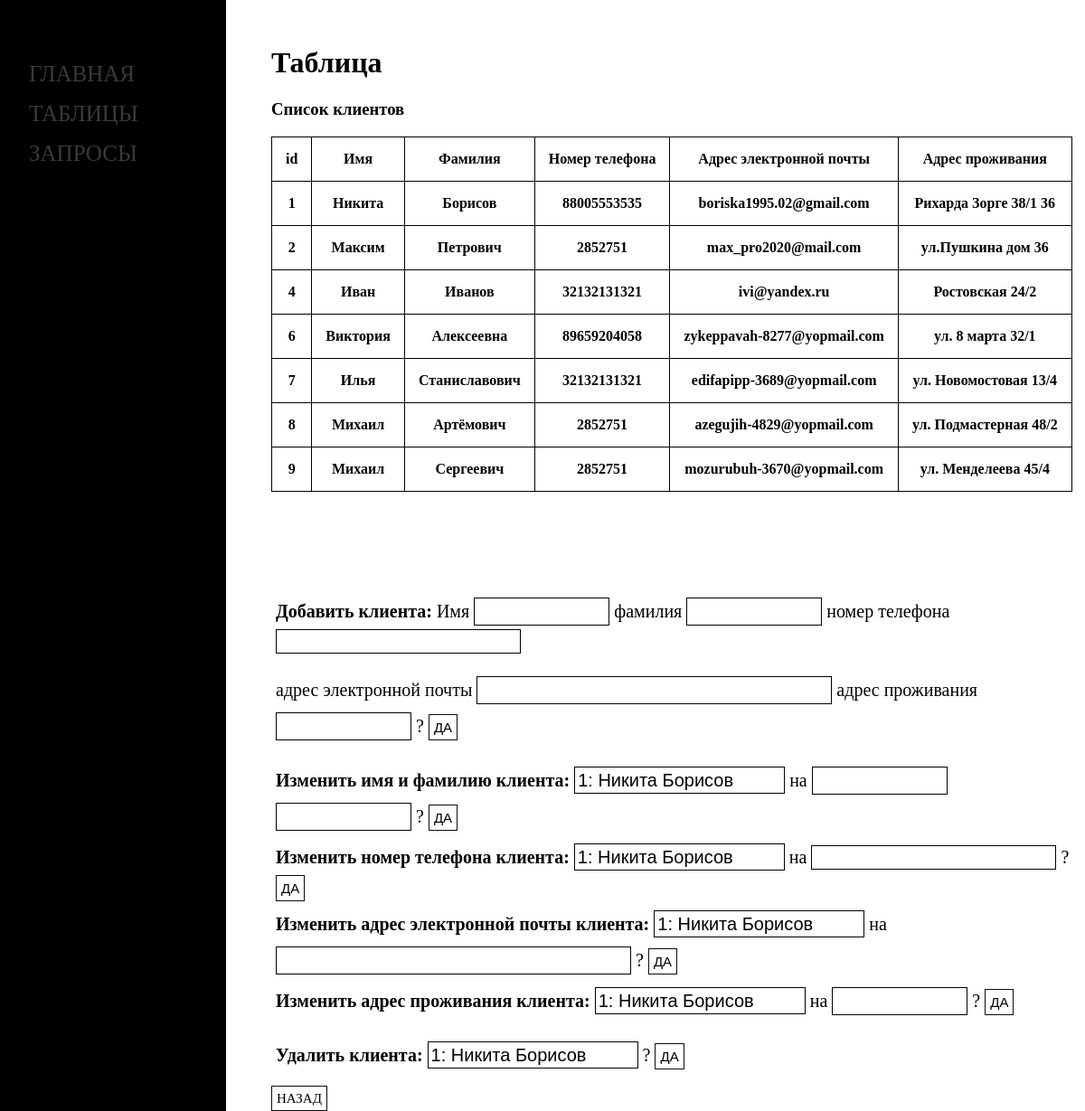
Screenshot of /php/client_table.php with the database file from the repository.
### tables this page shows
CREATE TABLE IF NOT EXISTS client (
    id INT AUTO_INCREMENT PRIMARY KEY,
    fname VARCHAR(30) NOT NULL,
    sname VARCHAR(30) NOT NULL,
    phone_number VARCHAR(15) NOT NULL,
    email VARCHAR(80) NOT NULL,
    c_address VARCHAR(80) NOT NULL
);

### php/client_table.php (the view, shortened to what this page needs)
<?
$buffer = ob_get_contents();
$title = "Список клиентов";
$buffer = preg_replace('/(<title>)(.*?)(<\/title>)/i', '$1' . $title . '$3', $buffer);
echo $buffer;
?>
    <h1>Таблица</h1>
    <h3>Список клиентов</h3>
    <table>
        <tr>
            <th>id</th>
            <th>Имя</th>
            <th>Фамилия</th>
            <th>Номер телефона</th>
            <th>Адрес электронной почты</th>
            <th>Адрес проживания</th>
        </tr>
        <?
        $db = Utils::getPDO();
        foreach ($db->query("SELECT id, fname, sname, phone_number, email, c_address FROM client;") as $row) {
            echo "<tr>
            <th>{$row['id']}</th>
            <th>{$row['fname']}</th>
            <th>{$row['sname']}</th>
            <th>{$row['phone_number']}</th>
            <th>{$row['email']}</th>
            <th>{$row['c_address']}</th>
            </tr>";
        }
        ?>
    </table>
    <div class="operations">
        <form action="handler.php" class="operation" method="post">
            <span>
                <p><b>Добавить клиента: </b>
            Имя
                <input type="text" name="client_fname" required>
            фамилия
                <input type="text" name="client_sname" required>
            номер телефона
                <input type="tel" pattern="^(+7|7|8)?[\s-]?(?[489][0-9]{2})?[\s-]?[0-9]{3}[\s-]?[0-9]{2}[\s-]?[0-9]{2}$" name="client_phone_number" required>
            <p>адрес электронной почты
                <input type="email" name="client_email" pattern="^[a-zA-Z0-9.!#$%&’*+/=?^_`{|}~-]+@[a-zA-Z0-9-]+(?:.[a-zA-Z0-9-]+)*$" size="30" required>
            адрес проживания
                <input type="text" name="client_address" required>
            ?
            <input type="submit" value="Да"></p>
        </span>
        </form>
        <form action="handler.php" class="operation" method="post">
            <span>
                <b>Изменить имя и фамилию клиента:</b>
                    <select name="id_client_selector" required>
                    <?
                    $db = Utils::getPDO();
                    foreach ($db->query("SELECT id, fname, sname FROM client;") as $row) {
                        echo "<option value='{$row['id']}'>{$row['id']}: {$row['fname']} {$row['sname']}</option>";
                    }
                    ?>
                    </select>
                на
                    <input type="text" name="new_client_fname" required>
                    <input type="text" name="new_client_fname" required>
                ?
                    <input type="submit" value="Да">
            </span>
        </form>
        <form action="handler.php" class="operation" method="post">
            <span>
                <b>Изменить номер телефона клиента:</b>
                    <select name="id_client_selector" required>
                    <?
                    $db = Utils::getPDO();
                    foreach ($db->query("SELECT id, fname, sname FROM client;") as $row) {
                        echo "<option value='{$row['id']}'>{$row['id']}: {$row['fname']} {$row['sname']}</option>";
                    }
                    ?>
                    </select>
                на
                    <input type="tel" pattern="^(+7|7|8)?[\s-]?(?[489][0-9]{2})?[\s-]?[0-9]{3}[\s-]?[0-9]{2}[\s-]?[0-9]{2}$" name="new_client_phone_number" required>
                ?
                    <input type="submit" value="Да">
            </span>
        </form>
        <form action="handler.php" class="operation" method="post">
            <span>
                <b>Изменить адрес электронной почты клиента:</b>
                    <select name="id_client_selector" required>
                    <?
                    $db = Utils::getPDO();
                    foreach ($db->query("SELECT id, fname, sname FROM client;") as $row) {
                        echo "<option value='{$row['id']}'>{$row['id']}: {$row['fname']} {$row['sname']}</option>";
                    }
                    ?>
                    </select>
                на
                    <input type="email" name="client_email" pattern="^[a-zA-Z0-9.!#$%&’*+/=?^_`{|}~-]+@[a-zA-Z0-9-]+(?:.[a-zA-Z0-9-]+)*$" size="30" required>
                ?
                    <input type="submit" value="Да">
            </span>
        </form>
        <form action="handler.php" class="operation" method="post">
            <span>
                <b>Изменить адрес проживания клиента:</b>
                    <select name="id_client_selector" required>
                    <?
                    $db = Utils::getPDO();
                    foreach ($db->query("SELECT id, fname, sname FROM client;") as $row) {
                        echo "<option value='{$row['id']}'>{$row['id']}: {$row['fname']} {$row['sname']}</option>";
                    }
                    ?>
                    </select>
                на
                    <input type="text" name="new_client_adress" required>
                ?
                    <input type="submit" value="Да">
            </span>
        </form>
        <form action="handler.php" class="operation" method="post">
            <span>
                <p><b>Удалить клиента:</b>
            <select name="id_client_selector" required>
                <?
                $db = Utils::getPDO();
                foreach ($db->query("SELECT id, fname, sname FROM client;") as $row) {
                    echo "<option value='{$row['id']}'>{$row['id']}: {$row['fname']} {$row['sname']}</option>";
                }
                ?>
            </select>
             ?
                    <input type="submit" value="Да"></p>
            </span>
        </form>
    </div>
    <a href="tables_index.php" class="back_button"> Назад</a>

### php/css/style.css (style rules this page uses)
table, th, td { border: 1px solid black; border-collapse: collapse; }
th { padding: 15px; }
table { margin-bottom: 7rem; }
.sidenav { height: 100%; width: 250px; position: fixed; z-index: 1; top: 0; left: 0; background-color: #000000; display: block; padding-top: 60px; }
.sidenav a { padding: 8px 8px 8px 32px; text-decoration: none; font-size: 25px; color: #3b3939; display: block; transition: 0.3s; text-transform: uppercase; }
.content { padding-left: 300px; padding-top: 30px; background-color: #ffffff; height: 100%; }
.operations { font-size: 20px; }
.operations > form { margin: 5px; }
.operations span { line-height: 2; }
.operation { margin: 20px 0; }
.operation input, select, input[type ="number"] { -webkit-appearance: none; border: 1px solid black; font-size: inherit; }
.operation input[type='text'], input[type='email'], input[type='password'], input[type='date'], input[type='number'], textarea, select { padding: 3px; color: inherit; background-color: #ffffff; }
input[type="text"] { width: 150px; }
.back_button, input[type="submit"] { padding: 5px; text-decoration: none; color: inherit; font-size: 15px; text-transform: uppercase; border: 1px solid rgb(11, 11, 12); background-color: inherit; }
body { margin: 0; padding: 0; }
input[type="tel"] { background-color: #ffffff; }

### rows the page displays
client: id "1", fname "Никита", sname "Борисов", phone_number "88005553535", email "boriska1995.02@gmail.com", c_address "Рихарда Зорге 38/1 36"
client: id "2", fname "Максим", sname "Петрович", phone_number "2852751", email "max_pro2020@mail.com", c_address "ул.Пушкина дом 36"
client: id "4", fname "Иван", sname "Иванов", phone_number "32132131321", email "ivi@yandex.ru", c_address "Ростовская 24/2"
client: id "6", fname "Виктория", sname "Алексеевна", phone_number "89659204058", email "zykeppavah-8277@yopmail.com", c_address "ул. 8 марта 32/1"
client: id "7", fname "Илья", sname "Станиславович", phone_number "32132131321", email "edifapipp-3689@yopmail.com", c_address "ул. Новомостовая 13/4"
client: id "8", fname "Михаил", sname "Артёмович", phone_number "2852751", email "azegujih-4829@yopmail.com", c_address "ул. Подмастерная 48/2"
client: id "9", fname "Михаил", sname "Сергеевич", phone_number "2852751", email "mozurubuh-3670@yopmail.com", c_address "ул. Менделеева 45/4"

### other values shown
form field id_client_selector "1: Никита Борисов"
